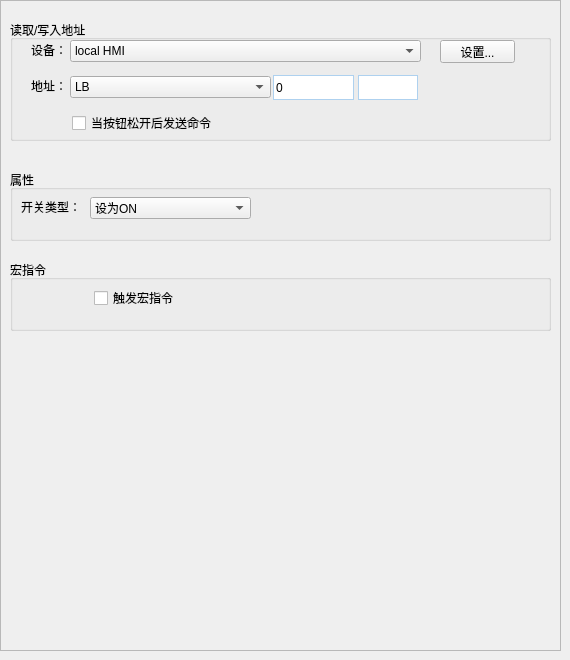
         <widget class="QWidget" name="BitStatusConfigElementPage">
          <widget class="QFrame" name="frame_5">
           <property name="geometry">
            <rect>
             <x>0</x>
             <y>0</y>
             <width>561</width>
             <height>651</height>
            </rect>
           </property>
           <property name="styleSheet">
            <string notr="true"/>
           </property>
           <property name="frameShape">
            <enum>QFrame::StyledPanel</enum>
           </property>
           <property name="frameShadow">
            <enum>QFrame::Raised</enum>
           </property>
           <widget class="QGroupBox" name="groupBox_9">
            <property name="geometry">
             <rect>
              <x>10</x>
              <y>20</y>
              <width>541</width>
              <height>121</height>
             </rect>
            </property>
            <property name="title">
             <string>读取/写入地址</string>
            </property>
            <widget class="QLabel" name="label_16">
             <property name="geometry">
              <rect>
               <x>21</x>
               <y>20</y>
               <width>36</width>
               <height>20</height>
              </rect>
             </property>
             <property name="text">
              <string>设备：</string>
             </property>
            </widget>
            <widget class="QLabel" name="label_17">
             <property name="geometry">
              <rect>
               <x>21</x>
               <y>56</y>
               <width>36</width>
               <height>20</height>
              </rect>
             </property>
             <property name="text">
              <string>地址：</string>
             </property>
            </widget>
            <widget class="QPushButton" name="BitStatusConfigButton">
             <property name="geometry">
              <rect>
               <x>430</x>
               <y>20</y>
               <width>75</width>
               <height>23</height>
              </rect>
             </property>
             <property name="text">
              <string>设置...</string>
             </property>
            </widget>
            <widget class="QLineEdit" name="lineEdit_6">
             <property name="geometry">
              <rect>
               <x>263</x>
               <y>55</y>
               <width>81</width>
               <height>25</height>
              </rect>
             </property>
             <property name="minimumSize">
              <size>
               <width>0</width>
               <height>25</height>
              </size>
             </property>
             <property name="maximumSize">
              <size>
               <width>16777215</width>
               <height>25</height>
              </size>
             </property>
             <property name="styleSheet">
              <string notr="true">
border:1px solid rgba(174,209,239,1);</string>
             </property>
             <property name="text">
              <string>0</string>
             </property>
            </widget>
            <widget class="QLineEdit" name="lineEdit_15">
             <property name="geometry">
              <rect>
               <x>348</x>
               <y>55</y>
               <width>60</width>
               <height>25</height>
              </rect>
             </property>
             <property name="minimumSize">
              <size>
               <width>60</width>
               <height>25</height>
              </size>
             </property>
             <property name="maximumSize">
              <size>
               <width>60</width>
               <height>25</height>
              </size>
             </property>
             <property name="styleSheet">
              <string notr="true">
border:1px solid rgba(174,209,239,1);</string>
             </property>
            </widget>
            <widget class="QComboBox" name="BitStatusConfigDDev">
             <property name="geometry">
              <rect>
               <x>60</x>
               <y>20</y>
               <width>351</width>
               <height>22</height>
              </rect>
             </property>
             <item>
              <property name="text">
               <string>local HMI</string>
              </property>
             </item>
            </widget>
            <widget class="QComboBox" name="BitStatusConfigAddr">
             <property name="geometry">
              <rect>
               <x>60</x>
               <y>56</y>
               <width>201</width>
               <height>22</height>
              </rect>
             </property>
             <item>
              <property name="text">
               <string>LB</string>
              </property>
             </item>
            </widget>
            <widget class="QCheckBox" name="SendCmdAfterRelease">
             <property name="geometry">
              <rect>
               <x>62</x>
               <y>95</y>
               <width>161</width>
               <height>16</height>
              </rect>
             </property>
             <property name="text">
              <string>当按钮松开后发送命令</string>
             </property>
            </widget>
           </widget>
           <widget class="QGroupBox" name="groupBox_10">
            <property name="geometry">
             <rect>
              <x>10</x>
              <y>260</y>
              <width>541</width>
              <height>71</height>
             </rect>
            </property>
            <property name="title">
             <string>宏指令</string>
            </property>
            <widget class="QCheckBox" name="TriggerMacroInstruction">
             <property name="geometry">
              <rect>
               <x>84</x>
               <y>30</y>
               <width>90</width>
               <height>16</height>
              </rect>
             </property>
             <property name="text">
              <string>触发宏指令</string>
             </property>
            </widget>
           </widget>
           <widget class="QGroupBox" name="groupBox_11">
            <property name="geometry">
             <rect>
              <x>10</x>
              <y>170</y>
              <width>541</width>
              <height>71</height>
             </rect>
            </property>
            <property name="title">
             <string>属性</string>
            </property>
            <widget class="QLabel" name="label_18">
             <property name="geometry">
              <rect>
               <x>11</x>
               <y>27</y>
               <width>61</width>
               <height>20</height>
              </rect>
             </property>
             <property name="text">
              <string>开关类型：</string>
             </property>
            </widget>
            <widget class="QComboBox" name="BitStatusConfigSwitchType">
             <property name="geometry">
              <rect>
               <x>80</x>
               <y>27</y>
               <width>161</width>
               <height>22</height>
              </rect>
             </property>
             <item>
              <property name="text">
               <string>设为ON</string>
              </property>
             </item>
            </widget>
           </widget>
          </widget>
         </widget>
